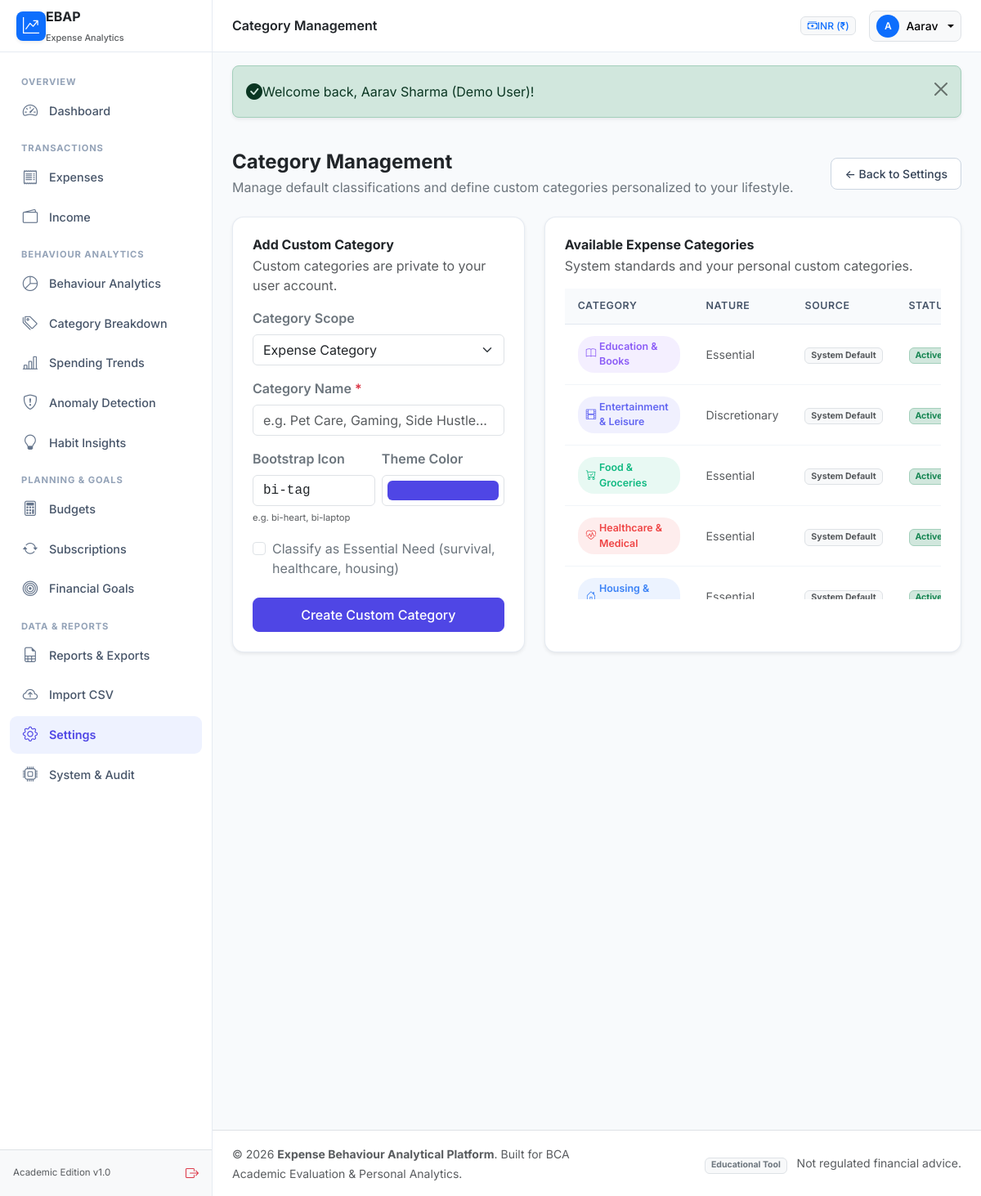
/settings/categories.php (signed in), run on the app's committed database.
### tables this page shows
CREATE TABLE `expense_categories` (
    `id` INT AUTO_INCREMENT PRIMARY KEY,
    `user_id` INT NULL,
    `category_name` VARCHAR(100) NOT NULL,
    `category_icon` VARCHAR(50) NOT NULL DEFAULT 'bi-tag',
    `category_color` VARCHAR(20) NOT NULL DEFAULT '#4f46e5',
    `is_essential` TINYINT(1) NOT NULL DEFAULT 0,
    `status` ENUM('active', 'inactive') NOT NULL DEFAULT 'active',
    `created_at` TIMESTAMP NOT NULL DEFAULT CURRENT_TIMESTAMP,
    FOREIGN KEY (`user_id`) REFERENCES `users`(`id`) ON DELETE CASCADE,
    INDEX `idx_expcat_user_status` (`user_id`, `status`),
    INDEX `idx_expcat_essential` (`is_essential`)
);

### includes/functions.php (called while the page is built, shortened)
<?php
function e(?string $string): string {
    return htmlspecialchars($string ?? '', ENT_QUOTES, 'UTF-8');
}
function url(string $path = ''): string {
    $path = ltrim($path, '/');
    return APP_URL . ($path ? '/' . $path : '');
}

### config/database.php (called while the page is built, shortened)
<?php
class Database {
    private static ?PDO $instance = null;
    private static function loadEnv(): array {
        $envFile = ROOT_PATH . '/.env';
        $env = [];
        return $env;
    }
    public static function getConnection(): PDO {
        if (self::$instance === null) {
            $env = self::loadEnv();
            $host = $env['DB_HOST'] ?? '127.0.0.1';
            $port = $env['DB_PORT'] ?? '3306';
            $dbname = $env['DB_NAME'] ?? 'expense_behaviour_analytics';
            $user = $env['DB_USER'] ?? 'root';
            $pass = $env['DB_PASS'] ?? '';
            $charset = 'utf8mb4';
            $dsn = "mysql:host={$host};port={$port};dbname={$dbname};charset={$charset}";
            $options = [
                PDO::ATTR_ERRMODE            => PDO::ERRMODE_EXCEPTION,
                PDO::ATTR_DEFAULT_FETCH_MODE => PDO::FETCH_ASSOC,
                PDO::ATTR_EMULATE_PREPARES   => false,
                PDO::MYSQL_ATTR_INIT_COMMAND => "SET NAMES {$charset} COLLATE utf8mb4_unicode_ci"
            ];
            try {
                self::$instance = new PDO($dsn, $user, $pass, $options);
            } catch (PDOException $e) {
                error_log("Database connection error: " . $e->getMessage());
                die("
                    <div style='font-family: system-ui, sans-serif; max-width: 600px; margin: 50px auto; padding: 24px; border: 1px solid #f87171; border-radius: 8px; background-color: #fef2f2; color: #991b1b;'>
                        <h2 style='margin-top:0;'>Database Connection Error</h2>
                        <p>Could not connect to the MySQL database. Please verify that:</p>
                        <ul>
                            <li>XAMPP MySQL is started in the XAMPP Control Panel.</li>
                            <li>The database <code>expense_behaviour_analytics</code> exists.</li>
                            <li>You have imported <code>database/schema.sql</code> and <code>database/seed.sql</code>.</li>
                        </ul>
                        <p><small>System message: " . htmlspecialchars($e->getMessage()) . "</small></p>
                    </div>
                ");
            }
        }
        return self::$instance;
    }
}
function getDBConnection(): PDO {
    return Database::getConnection();
}

### includes/auth.php (called while the page is built, shortened)
<?php
require_once __DIR__ . '/../config/database.php';
function isLoggedIn(): bool {
    return !empty($_SESSION['user_id']) && !empty($_SESSION['user']);
}
function getAuthUserId(): int {
    return (int)$_SESSION['user_id'];
}

### services/CategoryService.php (called while the page is built, shortened)
<?php
require_once __DIR__ . '/../config/database.php';
require_once __DIR__ . '/../includes/auth.php';
class CategoryService {
    private PDO $db;
    public function __construct(?PDO $db = null) {
        $this->db = $db ?? getDBConnection();
    }
    public function getExpenseCategories(int $userId, bool $activeOnly = true): array {
        $sql = "
            SELECT id, user_id, category_name, category_icon, category_color, is_essential, status, created_at,
                   (CASE WHEN user_id IS NULL THEN 1 ELSE 0 END) AS is_system
            FROM expense_categories
            WHERE (user_id IS NULL OR user_id = :uid)
        ";
        $sql .= " ORDER BY is_system DESC, category_name ASC";
        $stmt = $this->db->prepare($sql);
        $stmt->execute([':uid' => $userId]);
        return $stmt->fetchAll();
    }
}

### settings/categories.php (the view, shortened to what this page needs)
<?php
require_once __DIR__ . '/../includes/auth.php';
require_once __DIR__ . '/../includes/functions.php';
require_once __DIR__ . '/../services/CategoryService.php';
$userId = getAuthUserId();
$categoryService = new CategoryService();
$expenseCategories = $categoryService->getExpenseCategories($userId, false);
require_once __DIR__ . '/../includes/header.php';
?>
<div class="d-flex flex-column flex-md-row justify-content-between align-items-md-center gap-3 mb-4">
    <div>
        <h4 class="fw-bold text-dark mb-1">Category Management</h4>
        <p class="text-secondary fs-7 mb-0">Manage default classifications and define custom categories personalized to your lifestyle.</p>
    </div>
    <a href="<?= url('settings/index.php') ?>" class="btn btn-sm btn-ebap-outline">
        &larr; Back to Settings
    </a>
</div>
<div class="row g-4 mb-4">
    <div class="col-lg-5">
        <div class="ebap-card bg-white p-4 h-100 shadow-sm">
            <h6 class="fw-bold text-dark mb-1 fs-6">Add Custom Category</h6>
            <p class="text-muted fs-7 mb-3">Custom categories are private to your user account.</p>
            <form method="POST" action="<?= url('settings/categories.php') ?>">
                <div class="mb-3">
                    <label class="form-label fs-7 fw-semibold text-secondary">Category Scope</label>
                    <select name="category_type" id="category_type_select" class="form-select" onchange="toggleEssentialCheckbox(this.value)">
                        <option value="expense">Expense Category</option>
                    </select>
                </div>
                <div class="mb-3">
                    <label class="form-label fs-7 fw-semibold text-secondary">Category Name <span class="text-danger">*</span></label>
                    <input type="text" name="category_name" class="form-control" placeholder="e.g. Pet Care, Gaming, Side Hustle..." required>
                </div>
                <div class="row g-2 mb-3">
                    <div class="col-6">
                        <label class="form-label fs-7 fw-semibold text-secondary">Bootstrap Icon</label>
                        <input type="text" name="category_icon" class="form-control font-monospace fs-7" value="bi-tag">
                        <small class="text-muted" style="font-size: 0.7rem;">e.g. bi-heart, bi-laptop</small>
                    </div>
                    <div class="col-6">
                        <label class="form-label fs-7 fw-semibold text-secondary">Theme Color</label>
                        <input type="color" name="category_color" class="form-control form-control-color w-100" value="#4f46e5">
                    </div>
                </div>
                <div id="essential_wrapper" class="form-check mb-4">
                    <input class="form-check-input" type="checkbox" id="is_essential" name="is_essential" value="1">
                    <label class="form-check-label fs-7 text-secondary" for="is_essential">
                        Classify as Essential Need (survival, healthcare, housing)
                    </label>
                </div>
                <button type="submit" class="btn btn-ebap w-100 py-2">
                    Create Custom Category
                </button>
            </form>
        </div>
    </div>
    <div class="col-lg-7">
        <div class="ebap-card bg-white p-4 h-100 shadow-sm">
            <h6 class="fw-bold text-dark mb-1 fs-6">Available Expense Categories</h6>
            <p class="text-muted fs-7 mb-3">System standards and your personal custom categories.</p>
            <div class="table-responsive" style="max-height: 380px; overflow-y: auto;">
                <table class="table ebap-table align-middle">
                    <thead>
                        <tr>
                            <th>Category</th>
                            <th>Nature</th>
                            <th>Source</th>
                            <th>Status</th>
                        </tr>
                    </thead>
                    <tbody>
                        <?php foreach ($expenseCategories as $c): ?>
                            <tr>
                                <td>
                                    <span class="category-badge" style="background-color: <?= e($c['category_color']) ?>18; color: <?= e($c['category_color']) ?>;">
                                        <i class="bi <?= e($c['category_icon']) ?> me-1"></i> <?= e($c['category_name']) ?>
                                    </span>
                                </td>
                                <td class="fs-7 text-muted">
                                    <?= $c['is_essential'] ? 'Essential' : 'Discretionary' ?>
                                </td>
                                <td>
                                    <span class="badge <?= $c['is_system'] ? 'bg-light text-muted border' : 'bg-primary-subtle text-primary border border-primary-subtle' ?>">
                                        <?= $c['is_system'] ? 'System Default' : 'Custom User' ?>
                                    </span>
                                </td>
                                <td>
                                    <span class="badge bg-success-subtle text-success border border-success-subtle">Active</span>
                                </td>
                            </tr>
                        <?php endforeach; ?>
                    </tbody>
                </table>
            </div>
        </div>
    </div>
</div>
<?php require_once __DIR__ . '/../includes/footer.php'; ?>

### assets/css/style.css (style rules this page uses)
:root { --ebap-primary: #4f46e5; --ebap-primary-hover: #4338ca; --ebap-primary-light: #eef2ff; --ebap-secondary: #0d9488; --ebap-success: #10b981; --ebap-warning: #f59e0b; --ebap-danger: #ef4444; --ebap-info: #0284c7; --ebap-bg: #f8fafc; --ebap-card-bg: #ffffff; --ebap-card-border: rgba(226, 232, 240, 0.85); --ebap-text-main: #1e293b; --ebap-text-muted: #64748b; --ebap-sidebar-width: 260px; --ebap-topbar-height: 64px; --ebap-shadow-sm: 0 1px 2px 0 rgb(0 0 0 / 0.05); --ebap-shadow: 0 4px 6px -1px rgb(0 0 0 / 0.07), 0 2px 4px -2px rgb(0 0 0 / 0.05); --ebap-shadow-lg: 0 10px 15px -3px rgb(0 0 0 / 0.08), 0 4px 6px -4px rgb(0 0 0 / 0.04); }
body { font-family: 'Inter', -apple-system, BlinkMacSystemFont, 'Segoe UI', Roboto, Helvetica, Arial, sans-serif; background-color: var(--ebap-bg); color: var(--ebap-text-main); min-height: 100vh; display: flex; flex-direction: column; }
.ebap-card { background: var(--ebap-card-bg); border: 1px solid var(--ebap-card-border); border-radius: 14px; box-shadow: var(--ebap-shadow); transition: transform 0.2s ease, box-shadow 0.2s ease; }
.btn-ebap { background-color: var(--ebap-primary); border-color: var(--ebap-primary); color: #ffffff; font-weight: 500; border-radius: 8px; padding: 8px 16px; transition: all 0.2s ease; }
.btn-ebap-outline { border: 1px solid #cbd5e1; background: #ffffff; color: #334155; font-weight: 500; border-radius: 8px; padding: 8px 16px; }
.category-badge { display: inline-flex; align-items: center; padding: 4px 10px; border-radius: 20px; font-size: 0.775rem; font-weight: 600; }
.table.ebap-table { margin-bottom: 0; }
.table.ebap-table th { background-color: #f8fafc; color: #475569; font-size: 0.775rem; text-transform: uppercase; letter-spacing: 0.05em; font-weight: 600; border-bottom: 1px solid #e2e8f0; padding: 12px 16px; }
.table.ebap-table td { padding: 14px 16px; vertical-align: middle; border-bottom: 1px solid #f1f5f9; font-size: 0.885rem; }

### data on the page
expense_categories: category_name "Education & Books", is_essential "Essential"
expense_categories: category_name "Entertainment & Leisure", is_essential "Discretionary"
expense_categories: category_name "Food & Groceries", is_essential "Essential"
expense_categories: category_name "Healthcare & Medical", is_essential "Essential"
expense_categories: category_name "Housing &…", is_essential "Essential"

### other printed values
$pageTitle "Category Management"
$currency "INR"
getCurrencySymbol($currency) "₹"
substr($user['full_name'] ?? 'U', 0, 1) "A"
explode(' ', $user['full_name'] ?? 'User')[0] "Aarav"
$msg "Welcome back, Aarav Sharma (Demo User)!"
APP_NAME "Expense Behaviour Analytical Platform"
